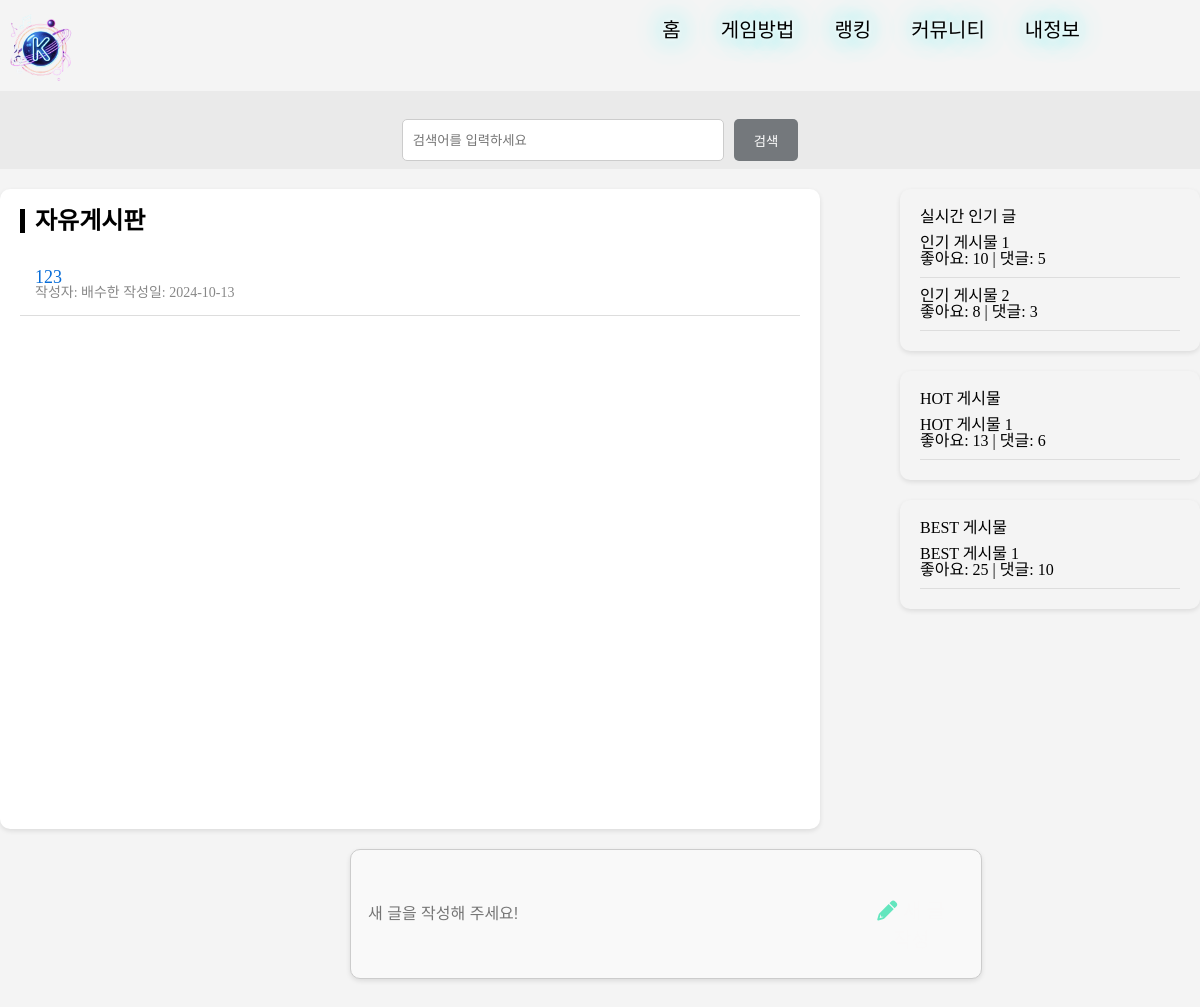
Before: /comunity/ with the older database file.
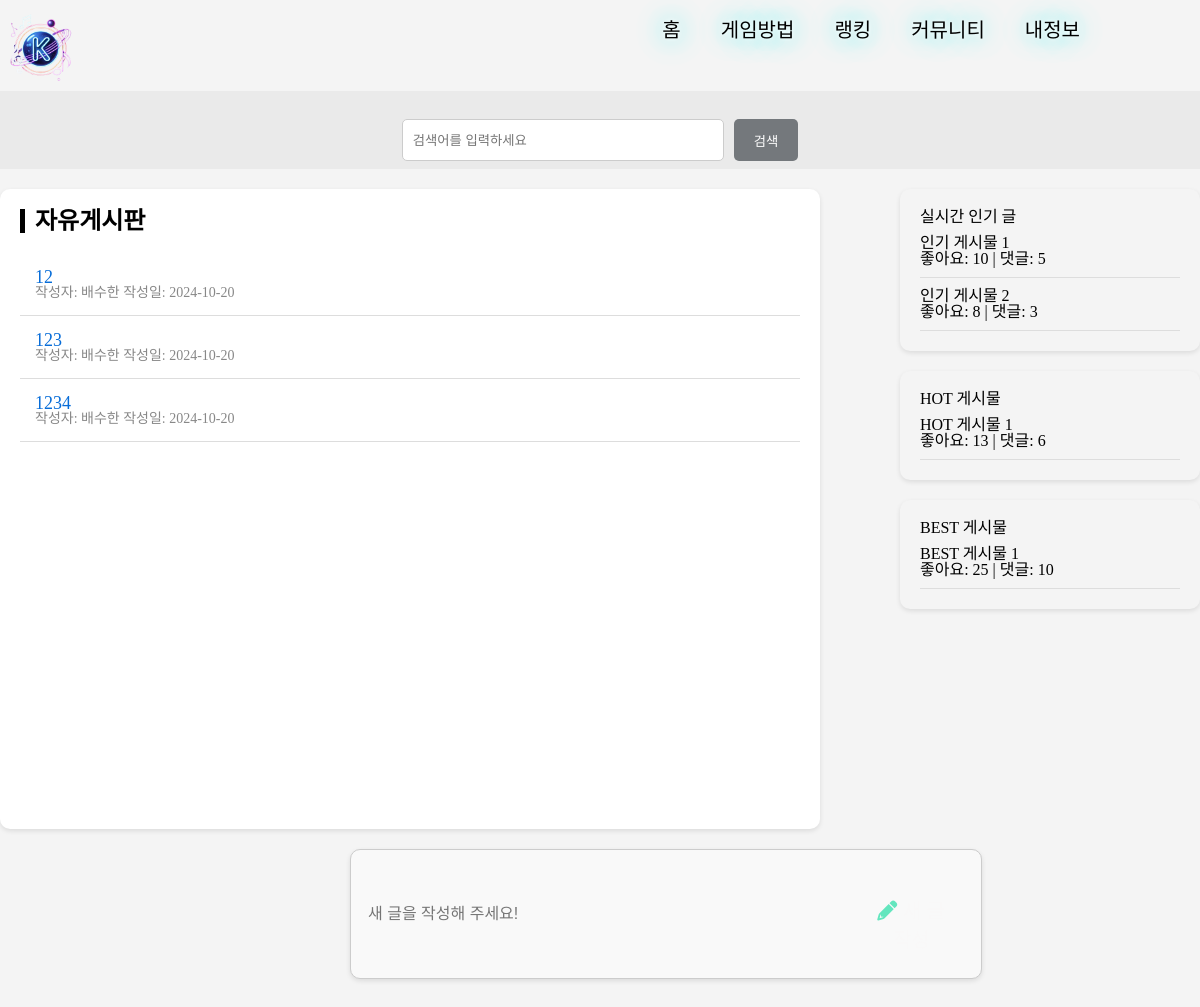
After: the same page with the newer database file.
### myapp/models.py (models this page shows, shortened)
class Post(models.Model):
    title = models.CharField(max_length=255)
    content = models.TextField()
    video = models.FileField(upload_to='videos/', null=True, blank=True)  # FileField 사용
    created_at = models.DateTimeField(auto_now_add=True)
    author = models.ForeignKey(Player, on_delete=models.CASCADE, related_name='posts')  # 작성자를 Player 모델의 nickname으로 설정

class Player(models.Model):
    GENDER_CHOICES = [
        ('M', '남자'),
        ('F', '여자'),
    ]
    nickname = models.CharField(max_length=100, primary_key=True)  # 닉네임을 primary_key로 설정
    gender = models.CharField(max_length=1, choices=GENDER_CHOICES, default='M')  # 성별 필드 추가, 기본값 M
    score  = models.FloatField(null=True, blank=True) # 평균 점수 필드 추가

### myapp/views.py (the view)
# urls.py: path('comunity/', views.comunity, name='comunity'),    # 커뮤니티 페이지
def comunity(request):
  posts = Post.objects.all() # 데이터베이스에서 모든 게시글 가져오기 ( Django 서버 측에서 데이터 가져오는곳임)
  return render(request, 'comunity.html', {'posts': posts})

### myapp/templates/comunity.html (shortened to what this page needs)
<!DOCTYPE html>
<html lang="en">
<head>
  {% load static %}
  <link rel="stylesheet" href="{% static 'css/reset.css' %}">
  <link rel="stylesheet" href="{% static 'css/main.css' %}">
  <link rel="stylesheet" href="https://cdnjs.cloudflare.com/ajax/libs/font-awesome/6.0.0-beta3/css/all.min.css">
</head>
<body>
  <div class="frame2">
    <nav class="header">
        <a href="{% url 'main' %}">
            <img src="{% static 'img/logo.png' %}" alt="로고">
        </a>
      <ul>
        <li><a href="{% url 'main' %}" class="neon-effect">홈</a></li>
        <li><a href="{% url 'gamerule' %}" class="neon-effect">게임방법</a></li>
        <li><a href="{% url 'rank' %}" class="neon-effect">랭킹</a></li>
        <li><a href="{% url 'comunity' %}" class="neon-effect">커뮤니티</a></li>
        <li><a href="{% url 'mypage' %}" class="neon-effect">내정보</a></li>
      </ul>
    </nav>
    <div class="search-bar">
        <input type="text" placeholder="검색어를 입력하세요">
        <button>검색</button>
    </div>
    <div class="container">
        <div class="main-content">
            <h2 class="board-title">자유게시판</h2>
            <div id="board-list" class="post-list">
              {% for post in posts %}
              <div class="post-item">
                <div class="post-title">
                  <a href="#" onclick="showPostDetail({{ post.id }})">{{ post.title }}</a>
                </div>
                <div class="post-info">
                    작성자: {{ post.author.nickname}}
                    작성일: {{ post.created_at|date:"Y-m-d" }}</div>
              </div>
              {% endfor %}
            </div>
        </div>
        <div class="right-sidebar">
            <div class="popular-posts">
                <h3>실시간 인기 글</h3>
                <div class="popular-post">
                    <div class="post-title">인기 게시물 1</div>
                    <div class="post-stats">좋아요: 10 | 댓글: 5</div>
                </div>
                <div class="popular-post">
                    <div class="post-title">인기 게시물 2</div>
                    <div class="post-stats">좋아요: 8 | 댓글: 3</div>
                </div>
            </div>
            <div class="popular-posts">
                <h3>HOT 게시물</h3>
                <div class="popular-post">
                    <div class="post-title">HOT 게시물 1</div>
                    <div class="post-stats">좋아요: 13 | 댓글: 6</div>
                </div>
            </div>
            <div class="popular-posts">
                <h3>BEST 게시물</h3>
                <div class="popular-post">
                    <div class="post-title">BEST 게시물 1</div>
                    <div class="post-stats">좋아요: 25 | 댓글: 10</div>
                </div>
            </div>
        </div>
    </div>
    <div class="new-post" id="new-post-section">
        <input type="text" placeholder="새 글을 작성해 주세요!" disabled />
        <button class="new-post-btn" onclick="window.location.href={% url 'write' %};">
            <i class="fa-solid fa-pencil" style="color: #63E6BE;"></i> 새 글 작성
        </button>
    </div>
    </div>
</body>
</html>

### myapp/static/css/main.css (style rules this page uses)
body { background-image: url('../img/background.jpg'); background-size: cover; background-position: center; background-attachment: fixed; background-repeat: no-repeat; height: 100vh; }
.frame2 { background-color: #f4f4f4; height: 150vh; }
.header { display: flex; flex-direction: row; justify-content: space-between; }
.header img { width: 80px; height: 80px; padding-top: 8px; }
.header ul { display: flex; flex-direction: row; }
.header ul li { list-style: none; display: inline-block; padding: 20px 20px; position: relative; }
.header ul li a { color: black; text-decoration: none; font-family: 'BagelFatOne-Regular'; font-size: 20px; }
.header ul li:nth-child(5) { margin-right: 100px; }
.header ul li::after { content: ''; width: 0; height: 3px; background: black; display: block; margin: auto; transition: width 0.4s ease-in-out, transform 0.4s ease-in-out; }
.neon-effect { text-shadow: 0 0 5px rgba(255, 255, 255, 0.8), 0 0 10px rgba(255, 255, 255, 0.7), 0 0 15px rgba(255, 255, 255, 0.6), 0 0 20px rgba(0, 255, 255, 0.5), 0 0 30px rgba(0, 255, 255, 0.4), 0 0 40px rgba(0, 255, 255, 0.3), 0 0 50px rgba(0, 255, 255, 0.2); }
.search-bar { display: flex; justify-content: center; padding: 8px; background-color: #eaeaea; }
.search-bar input { width: 300px; padding: 10px; border: 1px solid #ccc; border-radius: 5px; margin-right: 10px; height: 20px; margin-top: 20px; }
.search-bar button { padding: 10px 20px; background-color: #74787c; color: white; border: none; border-radius: 5px; }
.container { display: flex; justify-content: space-between; max-width: 1200px; margin: 20px auto; min-height: 80vh; }
.main-content { width: 65%; background-color: white; padding: 20px; border-radius: 10px; box-shadow: 0 2px 5px rgba(0, 0, 0, 0.1); }
.board-title { font-size: 24px; font-weight: bold; margin-bottom: 20px; border-left: 5px solid black; padding-left: 10px; }
.post-list { margin-top: 20px; }
.post-item { padding: 15px; border-bottom: 1px solid #ddd; }
.post-title a { text-decoration: none; font-size: 18px; color: #086dd8; }
.post-info { font-size: 14px; color: #888; }
.right-sidebar { width: 300px; display: flex; flex-direction: column; }
.popular-posts { background-color: #f4f4f4; padding: 20px; margin-bottom: 20px; border-radius: 10px; box-shadow: 0 2px 5px rgba(0, 0, 0, 0.1); }
.popular-post { padding: 10px 0; border-bottom: 1px solid #ddd; }
.new-post { width: 50%; display: flex; align-items: center; justify-content: space-between; padding: 15px; background-color: #f9f9f9; border: 1px solid #ccc; border-radius: 10px; margin-left: 350px; box-shadow: 0 2px 5px rgba(0, 0, 0, 0.1); }
.new-post input { border: none; background: none; width: 100%; font-size: 16px; color: #888; outline: none; }
.new-post-btn { font-size: 20px; background: none; border: none; cursor: pointer; padding: 10px; }
button { padding: 10px 15px; background-color: #6207c4; color: rgb(249, 248, 248); border: none; border-radius: 5px; cursor: pointer; margin-top: 20px; }

Changed rows visible on the page:
removed Post: title "123", author.nickname "배수한", created_at "2024-10-13"
added Post: title "12", author.nickname "배수한", created_at "2024-10-20"
added Post: title "123", author.nickname "배수한", created_at "2024-10-20"
added Post: title "1234", author.nickname "배수한", created_at "2024-10-20"
